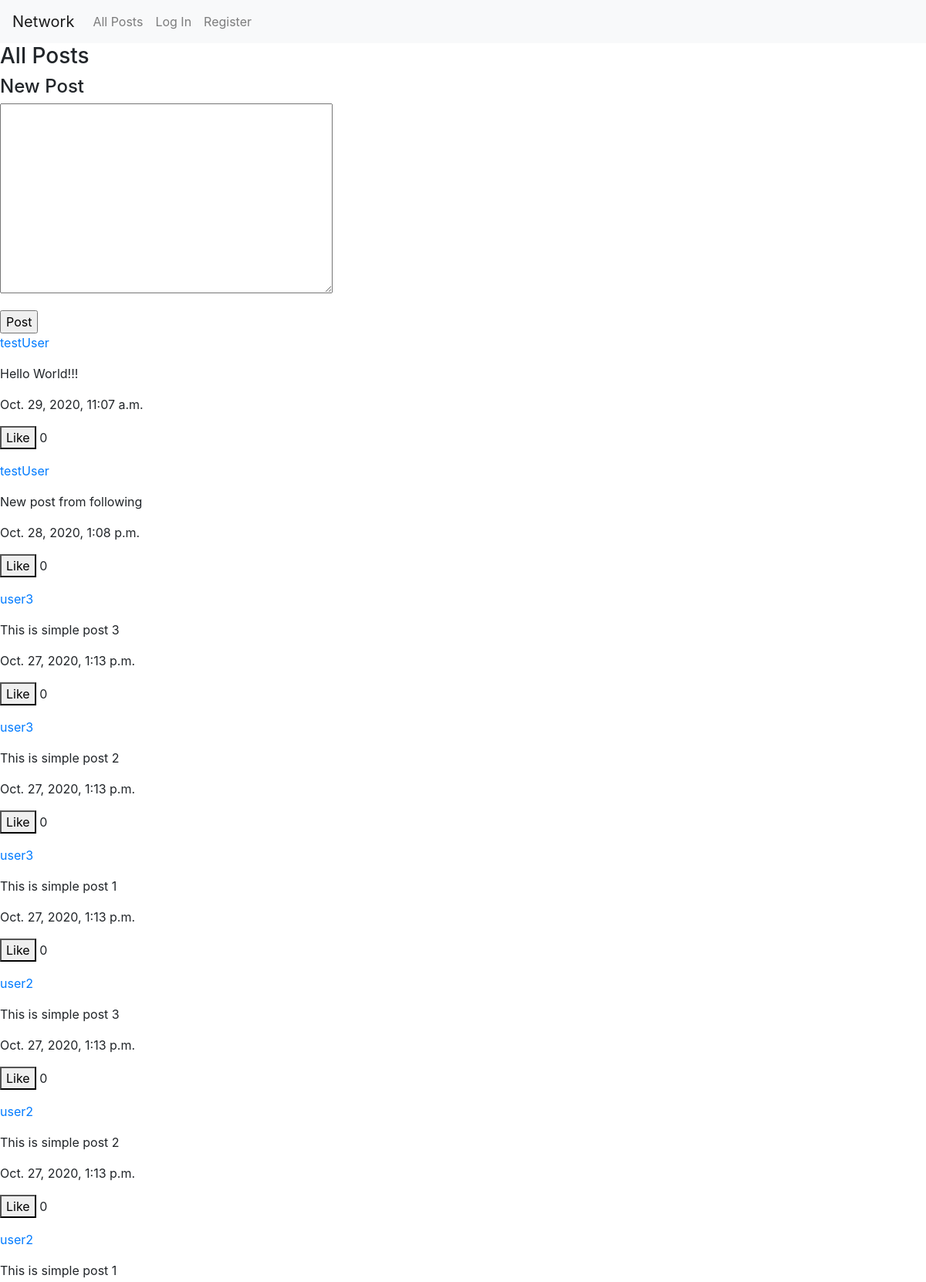
Page /posts (upper part) on the earlier database version.
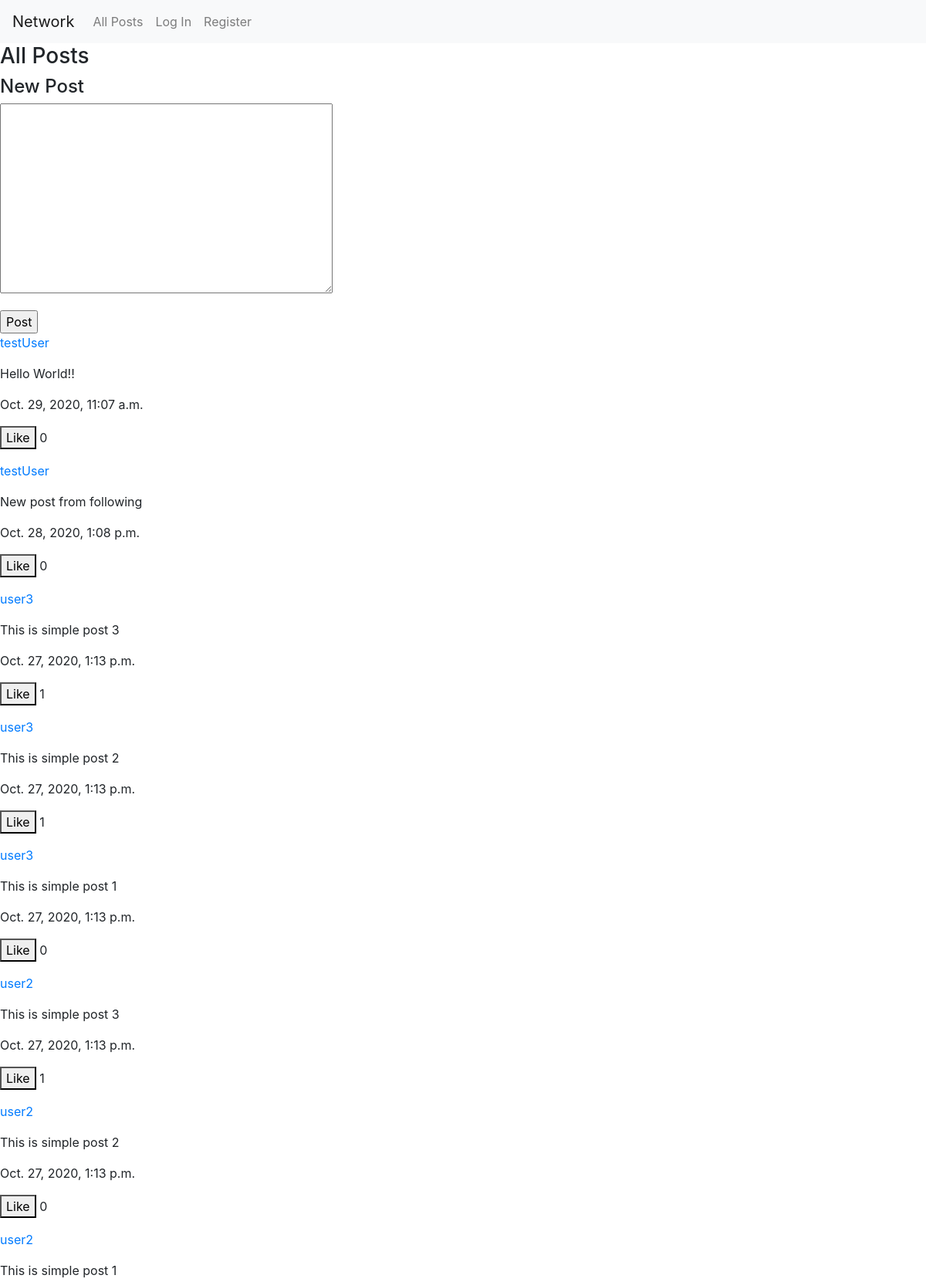
Same page on the later database version.
### network/models.py (models this page shows)
class Post(models.Model):
    text = models.TextField()
    date = models.DateTimeField(auto_now_add=True)
    user = models.ForeignKey(User, on_delete=models.CASCADE)
    likes = models.IntegerField(default=0)
    def get_users_liking(self):
        return [like.user.id for like in self.who_likes.all()]

class User(AbstractUser):
    pass

### network/views.py (the view)
# urls.py: path("posts", views.all_posts, name="all_posts"),
def all_posts(request):
    posts = Post.objects.all().order_by('-date')
    paginator = Paginator(posts, 10)
    page_number = request.GET.get('page')
    page_object = paginator.get_page(page_number)
    if request.method == 'POST':
        form = PostForm(request.POST)
        if form.is_valid():
            form.instance.user = request.user
            form.save()
            return redirect('all_posts')
        else:
            return render(request, 'network/all_posts.html',
                          {'form': form, 'page_object': page_object})
    else:
        form = PostForm()
        return render(request, 'network/all_posts.html',
                      {'form': form, 'page_object': page_object})

### network/forms.py
class PostForm(forms.ModelForm):
    class Meta:
        model = Post
        fields = ['text']

### network/templates/network/all_posts.html (shortened to what this page needs)
{% extends 'network/layout.html' %}
{% load static %}
{% block body %}
    <h3>All Posts</h3>
    <div>
        <form method="post">
            <h4>New Post</h4>
            <p>
                {{ form.text }}
            </p>
            <input type="submit" value="Post">
        </form>
    </div>
    <div>
        {% for post in page_object %}
            <div>
                <p><a href="{% url 'profile' post.user.id %}">{{ post.user }}</a></p>
                <p class="text">{{ post.text }}</p>
                <p>{{ post.date }}</p>
                <p>
                    {% if post.user != user %}
                        <button class="like" data-post-id="{{ post.id }}">
                            {% if user.id not in post.get_users_liking %}
                                Like
                            {% else %}
                                Unlike
                            {% endif %}
                        </button>
                    {% endif %}
                    <span>{{ post.likes }}</span>
                </p>
            </div>
        {% endfor %}
    </div>
{% endblock %}

Differences in the rows shown:
changed Post: text "Hello World!!!" → "Hello World!!"
changed Post (number 3 of 8 on the later page): likes "0" → "1"
changed Post (number 4 of 8 on the later page): likes "0" → "1"
changed Post (number 6 of 8 on the later page): likes "0" → "1"
